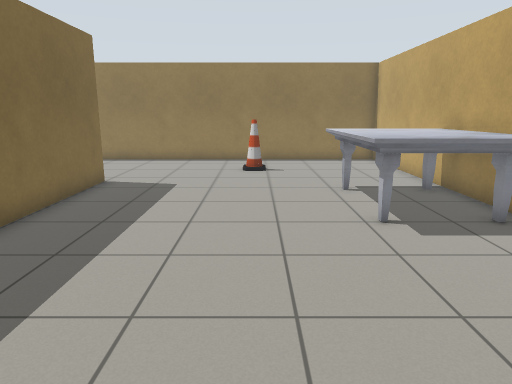
View 1 (above)

19 first-person views from a walk through a Gazebo world. The camera is 1.2 m above the floor, tilts 12° down and sees 70° across. Floor lines are 1 m apart. The floor is counted in squares, 0.5 m on a side. Each view is taken from the middle of a square. On the plan, view 1 faces up. The plan holds only what a view shows up to about 20 squares ahead; the rest is blank. The robots in the file are not drawn. Simple patterns stand in for the simulator's built-in surfaces. Simple shapes stand in for some stock models. Some surface patterns are stand-ins.

View 2
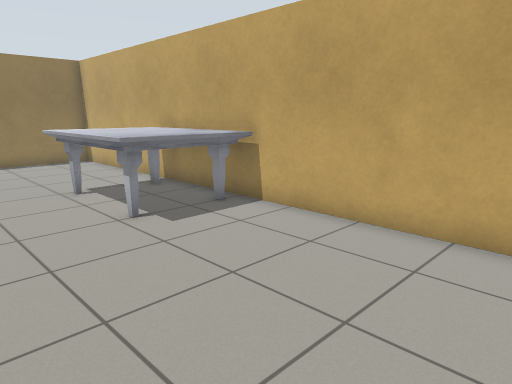

View 3
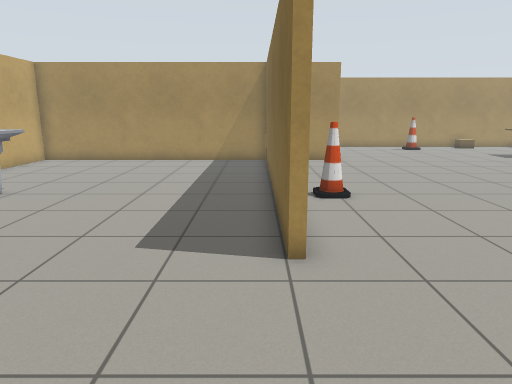

View 4
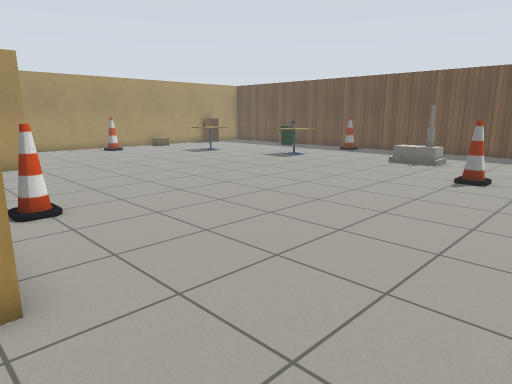

View 5
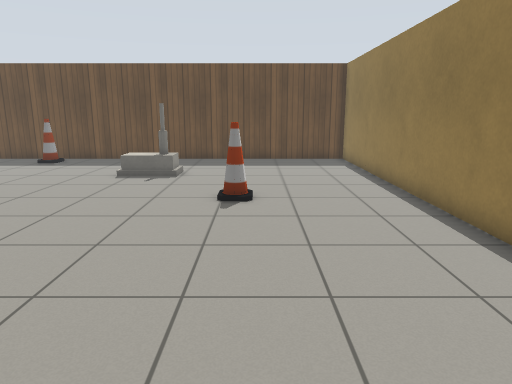

View 6
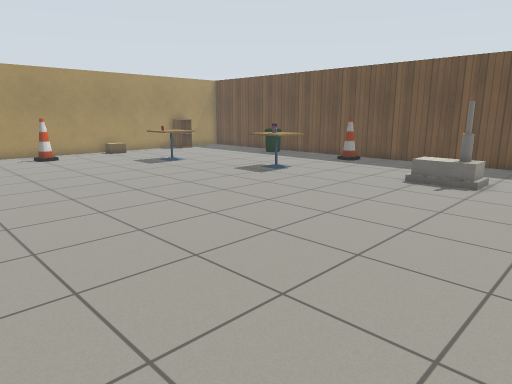

View 7
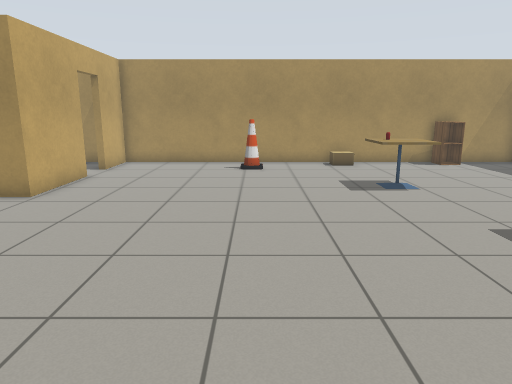

View 8
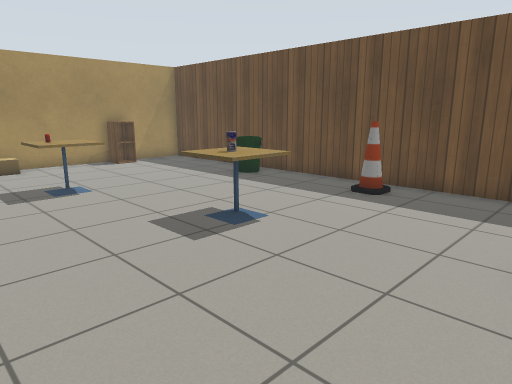

View 9
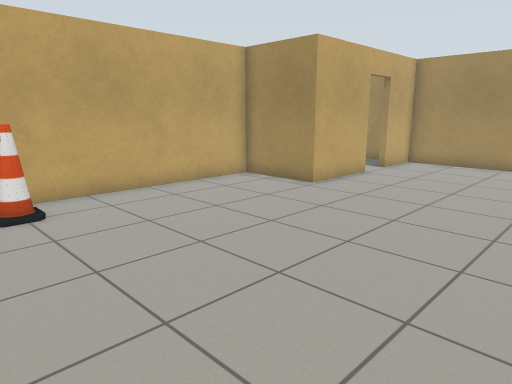

View 10
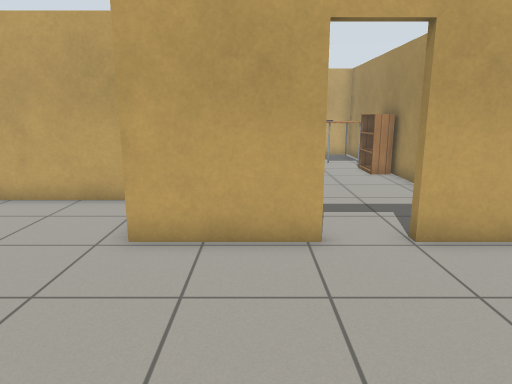

View 11
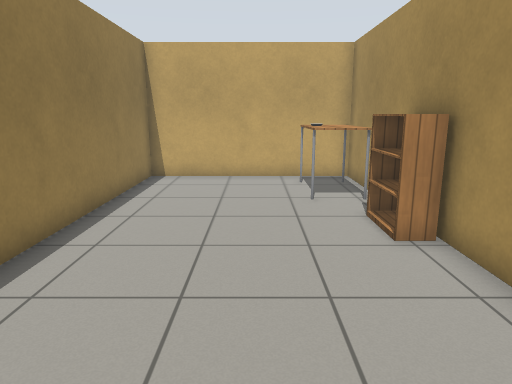

View 12
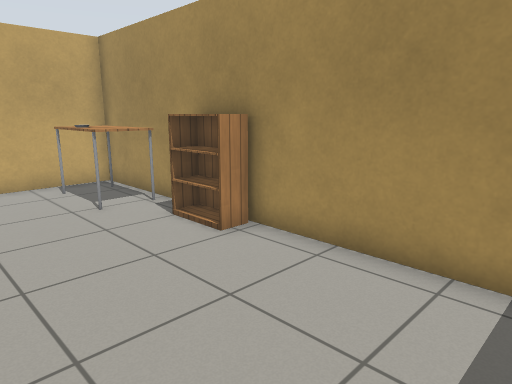

View 13
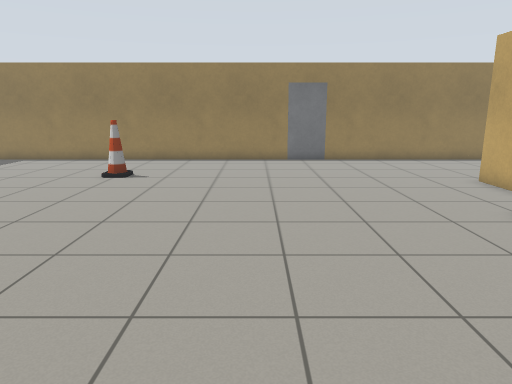

View 14
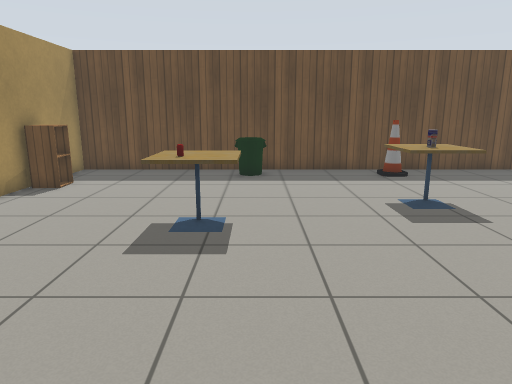

View 15
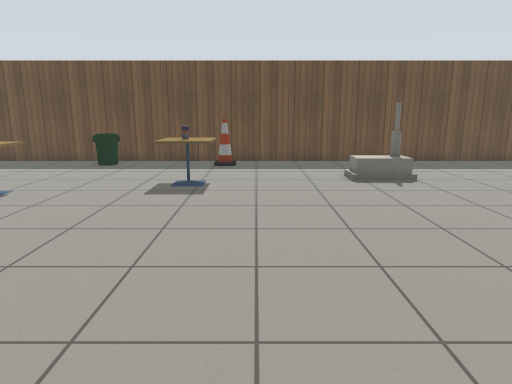

View 16
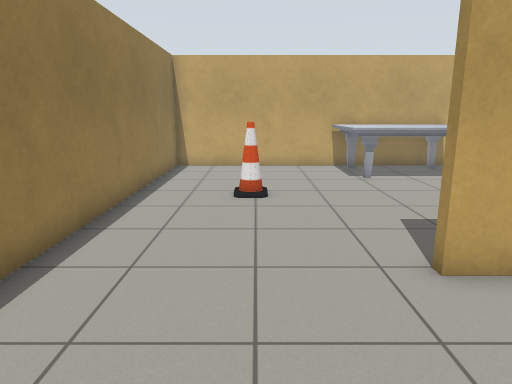

View 17
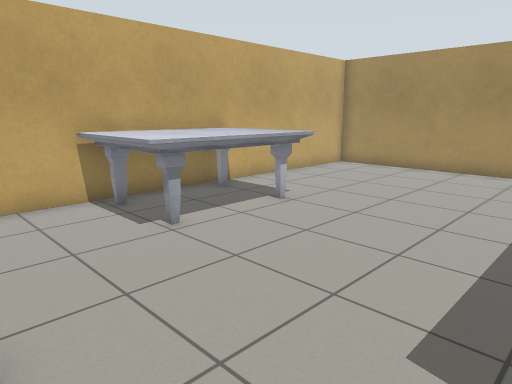

View 18
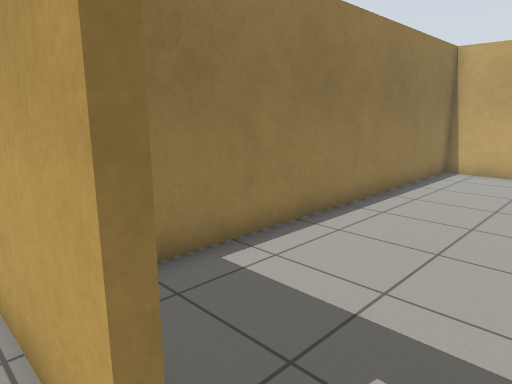

View 19
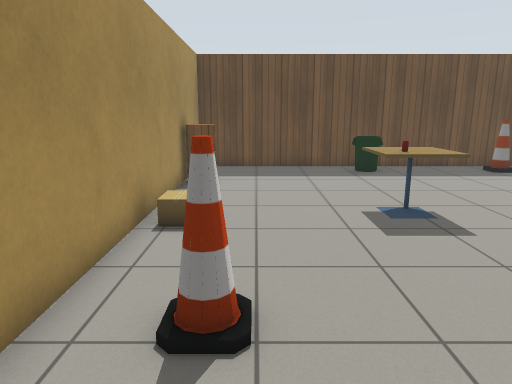

### Floor plan
Points are (right, up) in squares from view 1. A wall is a line through its corners. A room is listed if a view was taken in it or the views show most of it. See-through windows are left out.
Room 1 (views 1, 2, 3, 4, 5, 6, 7, 8, 9, 10, 13, 14, 15, 16, 17, 18, 19)
walls: (-5.8, 11.5) (-5.8, 13.3); (-5.5, 13.3) (-5.5, -0.6) (6.3, -0.6) (6.3, 7.6); (-9.3, -4.4) (-9.3, -0.6) (-5.8, -0.6) (-5.8, 8); (-12.2, 19.8) (-29.1, 19.8) (-29.1, -8.6) (-9.3, -8.6) (-9.3, -6); (6.3, 12.4) (6.3, 19.8) (-10.4, 19.8)
ways out: open door at (-9, -5.5) to room 2
objects: bin (-28, -2) to (-27, -1); cone (-28, 4); cabinet (-26, -8) to (-25, -8); house (-24, 10) to (-24, 11); cafe table (-23, 3) to (-22, 4); drink can (-23, 4); cafe table (-21, -3) to (-20, -2); cardboard box (-20, -8); other object (-20, -3); cone (-20, 14) to (-19, 14); cone (-16, -7) to (-16, -6); door leaf (-11, 20); cone (-7, 8); cone (0, 16); marble table (3, 8) to (6, 12)
Room 2 (views 11, 12)
walls: (-8, -8.6) (6.3, -8.6) (6.3, -0.9) (-7.2, -0.9)
ways out: open door at (-9, -5.5) to room 1
objects: bookshelf (-1, -8) to (0, -8); table (2, -8) to (5, -7); other object (4, -7)

Where each view was taken, in squares from view 1:
view 1: 0 up, 0 right, facing up
view 2: 0 up, 1 left, facing up-right
view 3: 19 up, 5 left, facing down
view 4: 18 up, 5 left, facing down-left
view 5: 15 up, 9 left, facing left
view 6: 15 up, 10 left, facing down-left
view 7: 10 up, 16 left, facing down
view 8: 10 up, 17 left, facing down-left
view 9: 10 up, 17 left, facing down-right
view 10: 3 down, 16 left, facing right
view 11: 5 down, 8 left, facing right
view 12: 3 down, 7 left, facing down-right
view 13: 0 up, 14 left, facing up
view 14: 1 down, 13 left, facing left
view 15: 6 up, 10 left, facing left
view 16: 16 up, 11 left, facing right
view 17: 16 up, 4 left, facing down-right
view 18: 6 down, 10 left, facing up-right
view 19: 6 down, 12 left, facing left
